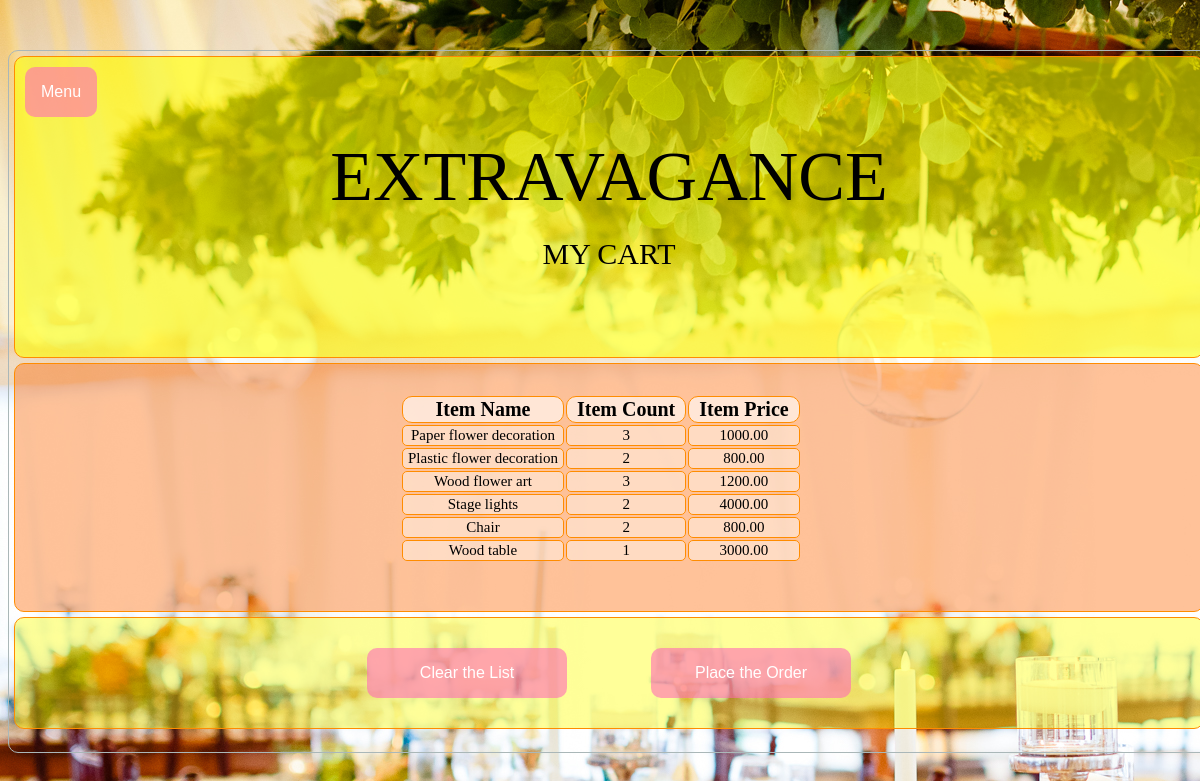
Page /mycart.php (signed in) on the committed database.
### tables this page shows
CREATE TABLE `items` (
  `itemID` varchar(30) NOT NULL,
  `itemName` varchar(100) NOT NULL,
  `itemType` varchar(100) NOT NULL,
  `itemPrice` decimal(8,2) NOT NULL,
  `location` varchar(30) DEFAULT NULL
);

CREATE TABLE `mycart` (
  `itemID` varchar(30) NOT NULL,
  `itemCount` int(11) NOT NULL
);

### mycart.php (the view, shortened to what this page needs)
<?php
require_once('inc/config.php');
$cartquery="SELECT items.itemName,mycart.itemCount,items.itemPrice FROM mycart,items WHERE mycart.itemID=items.itemID;";
$cartcon=mysqli_query($connection, $cartquery);
?>
<!DOCTYPE html>
<html>
<head>
	<link rel="stylesheet" type="text/css" href="./css/styles.css">
	<link rel="stylesheet" type="text/css" href="./css/mycartPage.css">
</head>
<body>
<div class="page">
	<div class="header">
		<div class="left">
			<div class="dropdown">
			  <button class="dropbtn">Menu</button>
			</div>
		</div>
		<div class="siteTitle">
			EXTRAVAGANCE
			<div class="siteTitle" style="font-size:30px; margin-top:20px ">
				MY CART
			</div>
		</div>
	</div>
	<div class="frame" style="background-color:rgba(255,103,0,0.4);">
		<div class="frame-content" style="margin-left: 385px;">
			<table>
				<tr>
					<th id="itemName">Item Name</th>
					<th>Item Count</th>
					<th>Item Price</th>
				</tr>
				<?php
					$row="";
					if(mysqli_num_rows($cartcon)>0){
						while($item=mysqli_fetch_assoc($cartcon)){
							$row=$row."<tr>
								<td>$item[itemName]</td>
								<td>$item[itemCount]</td>
								<td>$item[itemPrice]</td>
							</tr>";
						}
						echo $row;
					}
				?>
			</table>
		</div>
		<br>
	</div>
	<div class="frame" style="background-color:rgba(255,255,0,0.4);min-height: 80px;">
		<div class="frame-content" style="text-align: center;">
			<button class="btn" onclick="clearCart()">Clear the List</button>
			<button class="btn" onclick="showPayment()">Place the Order</button>
		</div>
	</div>
		<br>
</div>
</body>
</html>

### css/styles.css (style rules this page uses)
body { background-image:url("../Assets/backGround.jpg"); background-attachment: fixed; }
.page { margin: 50px auto; width: 1200px; background-color: rgba(0,0,0,0); border: 1px solid #AAB7B8; border-radius: 10px; }
.header { display: block; margin: 5px; min-height: 300px; background-color: rgba(255,255,0,0.6); border: 1px solid darkorange; border-radius: 10px; }
.siteTitle { text-align:center; margin-top: 80px; font-size: 70px; color: black; }
.left { float: left; padding: 10px; }
.dropbtn { background-color:rgba(255,108,182,0.6); color: white; padding: 16px; font-size: 16px; border: none; border-radius: 10px; }
.dropdown { position: relative; display: inline-block; }

### css/mycartPage.css (style rules this page uses)
.frame { display: block; margin: 5px; min-height: 200px; background-color: lightblue; border: 1px solid darkorange; border-radius: 10px; }
.frame-content { display: block; margin: 30px 20px; }
.btn { background-color:rgba(255,108,182,0.6); min-width: 200px; margin: 0px 40px; color: white; padding: 16px; font-size: 16px; border: none; border-radius: 10px; }
table th { font-size:20px; text-align: center; border: 1px solid darkorange; border-radius: 10px; padding-left: 10px; padding-right: 10px; background: rgba(255,255,255,0.6); }
table td { font-size:15px; margin-top:20px; border: 1px solid darkorange; border-radius: 5px; background: rgba(255,255,255,0.4); text-align: center; padding-left: 5px; padding-right: 5px; }

### rows in the picture
items: itemName "Paper flower decoration", itemPrice "1000.00"
mycart: itemCount "3"
items: itemName "Plastic flower decoration", itemPrice "800.00"
mycart: itemCount "2"
items: itemName "Wood flower art", itemPrice "1200.00"
mycart: itemCount "3"
items: itemName "Stage lights", itemPrice "4000.00"
mycart: itemCount "2"
items: itemName "Chair", itemPrice "800.00"
mycart: itemCount "2"
items: itemName "Wood table", itemPrice "3000.00"
mycart: itemCount "1"
